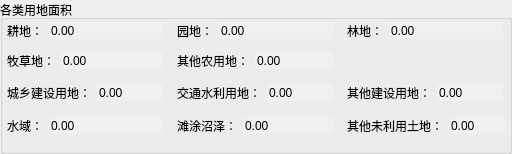
     <widget class="QGroupBox" name="groupBox_6">
      <property name="geometry">
       <rect>
        <x>9</x>
        <y>47</y>
        <width>512</width>
        <height>154</height>
       </rect>
      </property>
      <property name="title">
       <string>各类用地面积</string>
      </property>
      <widget class="QWidget" name="layoutWidget_16">
       <property name="geometry">
        <rect>
         <x>347</x>
         <y>22</y>
         <width>158</width>
         <height>22</height>
        </rect>
       </property>
       <layout class="QFormLayout" name="formLayout_12">
        <item row="0" column="0">
         <widget class="QLabel" name="label_28">
          <property name="text">
           <string>林地：</string>
          </property>
         </widget>
        </item>
        <item row="0" column="1">
         <widget class="QDoubleSpinBox" name="TxtLD_2">
          <property name="sizePolicy">
           <sizepolicy hsizetype="Fixed" vsizetype="Fixed">
            <horstretch>0</horstretch>
            <verstretch>0</verstretch>
           </sizepolicy>
          </property>
          <property name="minimumSize">
           <size>
            <width>114</width>
            <height>0</height>
           </size>
          </property>
          <property name="palette">
           <palette>
            <active>
             <colorrole role="Base">
              <brush brushstyle="SolidPattern">
               <color alpha="255">
                <red>240</red>
                <green>240</green>
                <blue>240</blue>
               </color>
              </brush>
             </colorrole>
            </active>
            <inactive>
             <colorrole role="Base">
              <brush brushstyle="SolidPattern">
               <color alpha="255">
                <red>240</red>
                <green>240</green>
                <blue>240</blue>
               </color>
              </brush>
             </colorrole>
            </inactive>
            <disabled>
             <colorrole role="Base">
              <brush brushstyle="SolidPattern">
               <color alpha="255">
                <red>240</red>
                <green>240</green>
                <blue>240</blue>
               </color>
              </brush>
             </colorrole>
            </disabled>
           </palette>
          </property>
          <property name="autoFillBackground">
           <bool>true</bool>
          </property>
          <property name="wrapping">
           <bool>false</bool>
          </property>
          <property name="frame">
           <bool>false</bool>
          </property>
          <property name="alignment">
           <set>Qt::AlignLeading|Qt::AlignLeft|Qt::AlignVCenter</set>
          </property>
          <property name="readOnly">
           <bool>true</bool>
          </property>
          <property name="buttonSymbols">
           <enum>QAbstractSpinBox::NoButtons</enum>
          </property>
          <property name="maximum">
           <double>999999.989999999990687</double>
          </property>
         </widget>
        </item>
       </layout>
      </widget>
      <widget class="QWidget" name="layoutWidget_17">
       <property name="geometry">
        <rect>
         <x>7</x>
         <y>52</y>
         <width>158</width>
         <height>22</height>
        </rect>
       </property>
       <layout class="QFormLayout" name="formLayout_13">
        <item row="0" column="0">
         <widget class="QLabel" name="label_29">
          <property name="text">
           <string>牧草地：</string>
          </property>
         </widget>
        </item>
        <item row="0" column="1">
         <widget class="QDoubleSpinBox" name="TxtMCD_2">
          <property name="sizePolicy">
           <sizepolicy hsizetype="Fixed" vsizetype="Fixed">
            <horstretch>0</horstretch>
            <verstretch>0</verstretch>
           </sizepolicy>
          </property>
          <property name="minimumSize">
           <size>
            <width>102</width>
            <height>0</height>
           </size>
          </property>
          <property name="palette">
           <palette>
            <active>
             <colorrole role="Base">
              <brush brushstyle="SolidPattern">
               <color alpha="255">
                <red>240</red>
                <green>240</green>
                <blue>240</blue>
               </color>
              </brush>
             </colorrole>
            </active>
            <inactive>
             <colorrole role="Base">
              <brush brushstyle="SolidPattern">
               <color alpha="255">
                <red>240</red>
                <green>240</green>
                <blue>240</blue>
               </color>
              </brush>
             </colorrole>
            </inactive>
            <disabled>
             <colorrole role="Base">
              <brush brushstyle="SolidPattern">
               <color alpha="255">
                <red>240</red>
                <green>240</green>
                <blue>240</blue>
               </color>
              </brush>
             </colorrole>
            </disabled>
           </palette>
          </property>
          <property name="autoFillBackground">
           <bool>true</bool>
          </property>
          <property name="wrapping">
           <bool>false</bool>
          </property>
          <property name="frame">
           <bool>false</bool>
          </property>
          <property name="alignment">
           <set>Qt::AlignLeading|Qt::AlignLeft|Qt::AlignVCenter</set>
          </property>
          <property name="readOnly">
           <bool>true</bool>
          </property>
          <property name="buttonSymbols">
           <enum>QAbstractSpinBox::NoButtons</enum>
          </property>
          <property name="maximum">
           <double>999999.989999999990687</double>
          </property>
         </widget>
        </item>
       </layout>
      </widget>
      <widget class="QWidget" name="layoutWidget_18">
       <property name="geometry">
        <rect>
         <x>177</x>
         <y>22</y>
         <width>158</width>
         <height>22</height>
        </rect>
       </property>
       <layout class="QFormLayout" name="formLayout_14">
        <item row="0" column="0">
         <widget class="QLabel" name="label_30">
          <property name="text">
           <string>园地：</string>
          </property>
         </widget>
        </item>
        <item row="0" column="1">
         <widget class="QDoubleSpinBox" name="TxtYD_2">
          <property name="sizePolicy">
           <sizepolicy hsizetype="Fixed" vsizetype="Fixed">
            <horstretch>0</horstretch>
            <verstretch>0</verstretch>
           </sizepolicy>
          </property>
          <property name="minimumSize">
           <size>
            <width>114</width>
            <height>0</height>
           </size>
          </property>
          <property name="palette">
           <palette>
            <active>
             <colorrole role="Base">
              <brush brushstyle="SolidPattern">
               <color alpha="255">
                <red>240</red>
                <green>240</green>
                <blue>240</blue>
               </color>
              </brush>
             </colorrole>
            </active>
            <inactive>
             <colorrole role="Base">
              <brush brushstyle="SolidPattern">
               <color alpha="255">
                <red>240</red>
                <green>240</green>
                <blue>240</blue>
               </color>
              </brush>
             </colorrole>
            </inactive>
            <disabled>
             <colorrole role="Base">
              <brush brushstyle="SolidPattern">
               <color alpha="255">
                <red>240</red>
                <green>240</green>
                <blue>240</blue>
               </color>
              </brush>
             </colorrole>
            </disabled>
           </palette>
          </property>
          <property name="autoFillBackground">
           <bool>true</bool>
          </property>
          <property name="wrapping">
           <bool>false</bool>
          </property>
          <property name="frame">
           <bool>false</bool>
          </property>
          <property name="alignment">
           <set>Qt::AlignLeading|Qt::AlignLeft|Qt::AlignVCenter</set>
          </property>
          <property name="readOnly">
           <bool>true</bool>
          </property>
          <property name="buttonSymbols">
           <enum>QAbstractSpinBox::NoButtons</enum>
          </property>
          <property name="maximum">
           <double>999999.989999999990687</double>
          </property>
         </widget>
        </item>
       </layout>
      </widget>
      <widget class="QWidget" name="layoutWidget_19">
       <property name="geometry">
        <rect>
         <x>7</x>
         <y>22</y>
         <width>158</width>
         <height>22</height>
        </rect>
       </property>
       <layout class="QFormLayout" name="formLayout_15">
        <item row="0" column="0">
         <widget class="QLabel" name="label_31">
          <property name="text">
           <string>耕地：</string>
          </property>
         </widget>
        </item>
        <item row="0" column="1">
         <widget class="QDoubleSpinBox" name="TxtGD_2">
          <property name="sizePolicy">
           <sizepolicy hsizetype="Fixed" vsizetype="Fixed">
            <horstretch>0</horstretch>
            <verstretch>0</verstretch>
           </sizepolicy>
          </property>
          <property name="minimumSize">
           <size>
            <width>114</width>
            <height>0</height>
           </size>
          </property>
          <property name="palette">
           <palette>
            <active>
             <colorrole role="Base">
              <brush brushstyle="SolidPattern">
               <color alpha="255">
                <red>240</red>
                <green>240</green>
                <blue>240</blue>
               </color>
              </brush>
             </colorrole>
            </active>
            <inactive>
             <colorrole role="Base">
              <brush brushstyle="SolidPattern">
               <color alpha="255">
                <red>240</red>
                <green>240</green>
                <blue>240</blue>
               </color>
              </brush>
             </colorrole>
            </inactive>
            <disabled>
             <colorrole role="Base">
              <brush brushstyle="SolidPattern">
               <color alpha="255">
                <red>240</red>
                <green>240</green>
                <blue>240</blue>
               </color>
              </brush>
             </colorrole>
            </disabled>
           </palette>
          </property>
          <property name="autoFillBackground">
           <bool>true</bool>
          </property>
          <property name="wrapping">
           <bool>false</bool>
          </property>
          <property name="frame">
           <bool>false</bool>
          </property>
          <property name="alignment">
           <set>Qt::AlignLeading|Qt::AlignLeft|Qt::AlignVCenter</set>
          </property>
          <property name="readOnly">
           <bool>true</bool>
          </property>
          <property name="buttonSymbols">
           <enum>QAbstractSpinBox::NoButtons</enum>
          </property>
          <property name="maximum">
           <double>999999.989999999990687</double>
          </property>
         </widget>
        </item>
       </layout>
      </widget>
      <widget class="QWidget" name="layoutWidget_20">
       <property name="geometry">
        <rect>
         <x>177</x>
         <y>52</y>
         <width>158</width>
         <height>22</height>
        </rect>
       </property>
       <layout class="QFormLayout" name="formLayout_16">
        <property name="fieldGrowthPolicy">
         <enum>QFormLayout::AllNonFixedFieldsGrow</enum>
        </property>
        <item row="0" column="0">
         <widget class="QLabel" name="label_32">
          <property name="text">
           <string>其他农用地：</string>
          </property>
         </widget>
        </item>
        <item row="0" column="1">
         <widget class="QDoubleSpinBox" name="TxtQTNYD_2">
          <property name="sizePolicy">
           <sizepolicy hsizetype="Fixed" vsizetype="Fixed">
            <horstretch>0</horstretch>
            <verstretch>0</verstretch>
           </sizepolicy>
          </property>
          <property name="minimumSize">
           <size>
            <width>78</width>
            <height>0</height>
           </size>
          </property>
          <property name="palette">
           <palette>
            <active>
             <colorrole role="Base">
              <brush brushstyle="SolidPattern">
               <color alpha="255">
                <red>240</red>
                <green>240</green>
                <blue>240</blue>
               </color>
              </brush>
             </colorrole>
            </active>
            <inactive>
             <colorrole role="Base">
              <brush brushstyle="SolidPattern">
               <color alpha="255">
                <red>240</red>
                <green>240</green>
                <blue>240</blue>
               </color>
              </brush>
             </colorrole>
            </inactive>
            <disabled>
             <colorrole role="Base">
              <brush brushstyle="SolidPattern">
               <color alpha="255">
                <red>240</red>
                <green>240</green>
                <blue>240</blue>
               </color>
              </brush>
             </colorrole>
            </disabled>
           </palette>
          </property>
          <property name="autoFillBackground">
           <bool>true</bool>
          </property>
          <property name="wrapping">
           <bool>false</bool>
          </property>
          <property name="frame">
           <bool>false</bool>
          </property>
          <property name="alignment">
           <set>Qt::AlignLeading|Qt::AlignLeft|Qt::AlignVCenter</set>
          </property>
          <property name="readOnly">
           <bool>true</bool>
          </property>
          <property name="buttonSymbols">
           <enum>QAbstractSpinBox::NoButtons</enum>
          </property>
          <property name="maximum">
           <double>999999.989999999990687</double>
          </property>
         </widget>
        </item>
       </layout>
      </widget>
      <widget class="QWidget" name="layoutWidget_21">
       <property name="geometry">
        <rect>
         <x>7</x>
         <y>84</y>
         <width>158</width>
         <height>22</height>
        </rect>
       </property>
       <layout class="QFormLayout" name="formLayout_17">
        <item row="0" column="0">
         <widget class="QLabel" name="label_33">
          <property name="text">
           <string>城乡建设用地：</string>
          </property>
         </widget>
        </item>
        <item row="0" column="1">
         <widget class="QDoubleSpinBox" name="TxtCXJSYD_2">
          <property name="sizePolicy">
           <sizepolicy hsizetype="Fixed" vsizetype="Fixed">
            <horstretch>0</horstretch>
            <verstretch>0</verstretch>
           </sizepolicy>
          </property>
          <property name="minimumSize">
           <size>
            <width>66</width>
            <height>0</height>
           </size>
          </property>
          <property name="palette">
           <palette>
            <active>
             <colorrole role="Base">
              <brush brushstyle="SolidPattern">
               <color alpha="255">
                <red>240</red>
                <green>240</green>
                <blue>240</blue>
               </color>
              </brush>
             </colorrole>
            </active>
            <inactive>
             <colorrole role="Base">
              <brush brushstyle="SolidPattern">
               <color alpha="255">
                <red>240</red>
                <green>240</green>
                <blue>240</blue>
               </color>
              </brush>
             </colorrole>
            </inactive>
            <disabled>
             <colorrole role="Base">
              <brush brushstyle="SolidPattern">
               <color alpha="255">
                <red>240</red>
                <green>240</green>
                <blue>240</blue>
               </color>
              </brush>
             </colorrole>
            </disabled>
           </palette>
          </property>
          <property name="autoFillBackground">
           <bool>true</bool>
          </property>
          <property name="wrapping">
           <bool>false</bool>
          </property>
          <property name="frame">
           <bool>false</bool>
          </property>
          <property name="alignment">
           <set>Qt::AlignLeading|Qt::AlignLeft|Qt::AlignVCenter</set>
          </property>
          <property name="readOnly">
           <bool>true</bool>
          </property>
          <property name="buttonSymbols">
           <enum>QAbstractSpinBox::NoButtons</enum>
          </property>
          <property name="maximum">
           <double>999999.989999999990687</double>
          </property>
         </widget>
        </item>
       </layout>
      </widget>
      <widget class="QWidget" name="layoutWidget_22">
       <property name="geometry">
        <rect>
         <x>177</x>
         <y>84</y>
         <width>158</width>
         <height>22</height>
        </rect>
       </property>
       <layout class="QFormLayout" name="formLayout_18">
        <item row="0" column="0">
         <widget class="QLabel" name="label_34">
          <property name="text">
           <string>交通水利用地：</string>
          </property>
         </widget>
        </item>
        <item row="0" column="1">
         <widget class="QDoubleSpinBox" name="TxtJTSLYD_2">
          <property name="sizePolicy">
           <sizepolicy hsizetype="Fixed" vsizetype="Fixed">
            <horstretch>0</horstretch>
            <verstretch>0</verstretch>
           </sizepolicy>
          </property>
          <property name="minimumSize">
           <size>
            <width>66</width>
            <height>0</height>
           </size>
          </property>
          <property name="palette">
           <palette>
            <active>
             <colorrole role="Base">
              <brush brushstyle="SolidPattern">
               <color alpha="255">
                <red>240</red>
                <green>240</green>
                <blue>240</blue>
               </color>
              </brush>
             </colorrole>
            </active>
            <inactive>
             <colorrole role="Base">
              <brush brushstyle="SolidPattern">
               <color alpha="255">
                <red>240</red>
                <green>240</green>
                <blue>240</blue>
               </color>
              </brush>
             </colorrole>
            </inactive>
            <disabled>
             <colorrole role="Base">
              <brush brushstyle="SolidPattern">
               <color alpha="255">
                <red>240</red>
                <green>240</green>
                <blue>240</blue>
               </color>
              </brush>
             </colorrole>
            </disabled>
           </palette>
          </property>
          <property name="autoFillBackground">
           <bool>true</bool>
          </property>
          <property name="wrapping">
           <bool>false</bool>
          </property>
          <property name="frame">
           <bool>false</bool>
          </property>
          <property name="alignment">
           <set>Qt::AlignLeading|Qt::AlignLeft|Qt::AlignVCenter</set>
          </property>
          <property name="readOnly">
           <bool>true</bool>
          </property>
          <property name="buttonSymbols">
           <enum>QAbstractSpinBox::NoButtons</enum>
          </property>
          <property name="maximum">
           <double>999999.989999999990687</double>
          </property>
         </widget>
        </item>
       </layout>
      </widget>
      <widget class="QWidget" name="layoutWidget_23">
       <property name="geometry">
        <rect>
         <x>347</x>
         <y>84</y>
         <width>158</width>
         <height>22</height>
        </rect>
       </property>
       <layout class="QFormLayout" name="formLayout_19">
        <item row="0" column="1">
         <widget class="QDoubleSpinBox" name="TxtQTJSYD_2">
          <property name="sizePolicy">
           <sizepolicy hsizetype="Fixed" vsizetype="Fixed">
            <horstretch>0</horstretch>
            <verstretch>0</verstretch>
           </sizepolicy>
          </property>
          <property name="minimumSize">
           <size>
            <width>66</width>
            <height>0</height>
           </size>
          </property>
          <property name="palette">
           <palette>
            <active>
             <colorrole role="Base">
              <brush brushstyle="SolidPattern">
               <color alpha="255">
                <red>240</red>
                <green>240</green>
                <blue>240</blue>
               </color>
              </brush>
             </colorrole>
            </active>
            <inactive>
             <colorrole role="Base">
              <brush brushstyle="SolidPattern">
               <color alpha="255">
                <red>240</red>
                <green>240</green>
                <blue>240</blue>
               </color>
              </brush>
             </colorrole>
            </inactive>
            <disabled>
             <colorrole role="Base">
              <brush brushstyle="SolidPattern">
               <color alpha="255">
                <red>240</red>
                <green>240</green>
                <blue>240</blue>
               </color>
              </brush>
             </colorrole>
            </disabled>
           </palette>
          </property>
          <property name="autoFillBackground">
           <bool>true</bool>
          </property>
          <property name="wrapping">
           <bool>false</bool>
          </property>
          <property name="frame">
           <bool>false</bool>
          </property>
          <property name="alignment">
           <set>Qt::AlignLeading|Qt::AlignLeft|Qt::AlignVCenter</set>
          </property>
          <property name="readOnly">
           <bool>true</bool>
          </property>
          <property name="buttonSymbols">
           <enum>QAbstractSpinBox::NoButtons</enum>
          </property>
          <property name="maximum">
           <double>999999.989999999990687</double>
          </property>
         </widget>
        </item>
        <item row="0" column="0">
         <widget class="QLabel" name="label_35">
          <property name="text">
           <string>其他建设用地：</string>
          </property>
         </widget>
        </item>
       </layout>
      </widget>
      <widget class="QWidget" name="layoutWidget_24">
       <property name="geometry">
        <rect>
         <x>177</x>
         <y>117</y>
         <width>158</width>
         <height>22</height>
        </rect>
       </property>
       <layout class="QFormLayout" name="formLayout_20">
        <item row="0" column="0">
         <widget class="QLabel" name="label_36">
          <property name="text">
           <string>滩涂沼泽：</string>
          </property>
         </widget>
        </item>
        <item row="0" column="1">
         <widget class="QDoubleSpinBox" name="TxtTTZZ_2">
          <property name="sizePolicy">
           <sizepolicy hsizetype="Fixed" vsizetype="Fixed">
            <horstretch>0</horstretch>
            <verstretch>0</verstretch>
           </sizepolicy>
          </property>
          <property name="minimumSize">
           <size>
            <width>90</width>
            <height>0</height>
           </size>
          </property>
          <property name="palette">
           <palette>
            <active>
             <colorrole role="Base">
              <brush brushstyle="SolidPattern">
               <color alpha="255">
                <red>240</red>
                <green>240</green>
                <blue>240</blue>
               </color>
              </brush>
             </colorrole>
            </active>
            <inactive>
             <colorrole role="Base">
              <brush brushstyle="SolidPattern">
               <color alpha="255">
                <red>240</red>
                <green>240</green>
                <blue>240</blue>
               </color>
              </brush>
             </colorrole>
            </inactive>
            <disabled>
             <colorrole role="Base">
              <brush brushstyle="SolidPattern">
               <color alpha="255">
                <red>240</red>
                <green>240</green>
                <blue>240</blue>
               </color>
              </brush>
             </colorrole>
            </disabled>
           </palette>
          </property>
          <property name="autoFillBackground">
           <bool>true</bool>
          </property>
          <property name="wrapping">
           <bool>false</bool>
          </property>
          <property name="frame">
           <bool>false</bool>
          </property>
          <property name="alignment">
           <set>Qt::AlignLeading|Qt::AlignLeft|Qt::AlignVCenter</set>
          </property>
          <property name="readOnly">
           <bool>true</bool>
          </property>
          <property name="buttonSymbols">
           <enum>QAbstractSpinBox::NoButtons</enum>
          </property>
          <property name="maximum">
           <double>999999.989999999990687</double>
          </property>
         </widget>
        </item>
       </layout>
      </widget>
      <widget class="QWidget" name="layoutWidget_25">
       <property name="geometry">
        <rect>
         <x>347</x>
         <y>117</y>
         <width>158</width>
         <height>22</height>
        </rect>
       </property>
       <layout class="QFormLayout" name="formLayout_21">
        <item row="0" column="0">
         <widget class="QLabel" name="label_37">
          <property name="text">
           <string>其他未利用土地：</string>
          </property>
         </widget>
        </item>
        <item row="0" column="1">
         <widget class="QDoubleSpinBox" name="TxtQTWLYTD_2">
          <property name="sizePolicy">
           <sizepolicy hsizetype="Fixed" vsizetype="Fixed">
            <horstretch>0</horstretch>
            <verstretch>0</verstretch>
           </sizepolicy>
          </property>
          <property name="minimumSize">
           <size>
            <width>54</width>
            <height>0</height>
           </size>
          </property>
          <property name="palette">
           <palette>
            <active>
             <colorrole role="Base">
              <brush brushstyle="SolidPattern">
               <color alpha="255">
                <red>240</red>
                <green>240</green>
                <blue>240</blue>
               </color>
              </brush>
             </colorrole>
            </active>
            <inactive>
             <colorrole role="Base">
              <brush brushstyle="SolidPattern">
               <color alpha="255">
                <red>240</red>
                <green>240</green>
                <blue>240</blue>
               </color>
              </brush>
             </colorrole>
            </inactive>
            <disabled>
             <colorrole role="Base">
              <brush brushstyle="SolidPattern">
               <color alpha="255">
                <red>240</red>
                <green>240</green>
                <blue>240</blue>
               </color>
              </brush>
             </colorrole>
            </disabled>
           </palette>
          </property>
          <property name="autoFillBackground">
           <bool>true</bool>
          </property>
          <property name="wrapping">
           <bool>false</bool>
          </property>
          <property name="frame">
           <bool>false</bool>
          </property>
          <property name="alignment">
           <set>Qt::AlignLeading|Qt::AlignLeft|Qt::AlignVCenter</set>
          </property>
          <property name="readOnly">
           <bool>true</bool>
          </property>
          <property name="buttonSymbols">
           <enum>QAbstractSpinBox::NoButtons</enum>
          </property>
          <property name="maximum">
           <double>999999.989999999990687</double>
          </property>
         </widget>
        </item>
       </layout>
      </widget>
      <widget class="QWidget" name="layoutWidget_26">
       <property name="geometry">
        <rect>
         <x>7</x>
         <y>117</y>
         <width>158</width>
         <height>22</height>
        </rect>
       </property>
       <layout class="QFormLayout" name="formLayout_22">
        <item row="0" column="1">
         <widget class="QDoubleSpinBox" name="TxtSY_2">
          <property name="sizePolicy">
           <sizepolicy hsizetype="Fixed" vsizetype="Fixed">
            <horstretch>0</horstretch>
            <verstretch>0</verstretch>
           </sizepolicy>
          </property>
          <property name="minimumSize">
           <size>
            <width>114</width>
            <height>0</height>
           </size>
          </property>
          <property name="palette">
           <palette>
            <active>
             <colorrole role="Base">
              <brush brushstyle="SolidPattern">
               <color alpha="255">
                <red>240</red>
                <green>240</green>
                <blue>240</blue>
               </color>
              </brush>
             </colorrole>
            </active>
            <inactive>
             <colorrole role="Base">
              <brush brushstyle="SolidPattern">
               <color alpha="255">
                <red>240</red>
                <green>240</green>
                <blue>240</blue>
               </color>
              </brush>
             </colorrole>
            </inactive>
            <disabled>
             <colorrole role="Base">
              <brush brushstyle="SolidPattern">
               <color alpha="255">
                <red>240</red>
                <green>240</green>
                <blue>240</blue>
               </color>
              </brush>
             </colorrole>
            </disabled>
           </palette>
          </property>
          <property name="wrapping">
           <bool>false</bool>
          </property>
          <property name="frame">
           <bool>false</bool>
          </property>
          <property name="alignment">
           <set>Qt::AlignLeading|Qt::AlignLeft|Qt::AlignVCenter</set>
          </property>
          <property name="readOnly">
           <bool>true</bool>
          </property>
          <property name="buttonSymbols">
           <enum>QAbstractSpinBox::NoButtons</enum>
          </property>
          <property name="maximum">
           <double>999999.989999999990687</double>
          </property>
         </widget>
        </item>
        <item row="0" column="0">
         <widget class="QLabel" name="label_38">
          <property name="text">
           <string>水域：</string>
          </property>
         </widget>
        </item>
       </layout>
      </widget>
     </widget>
